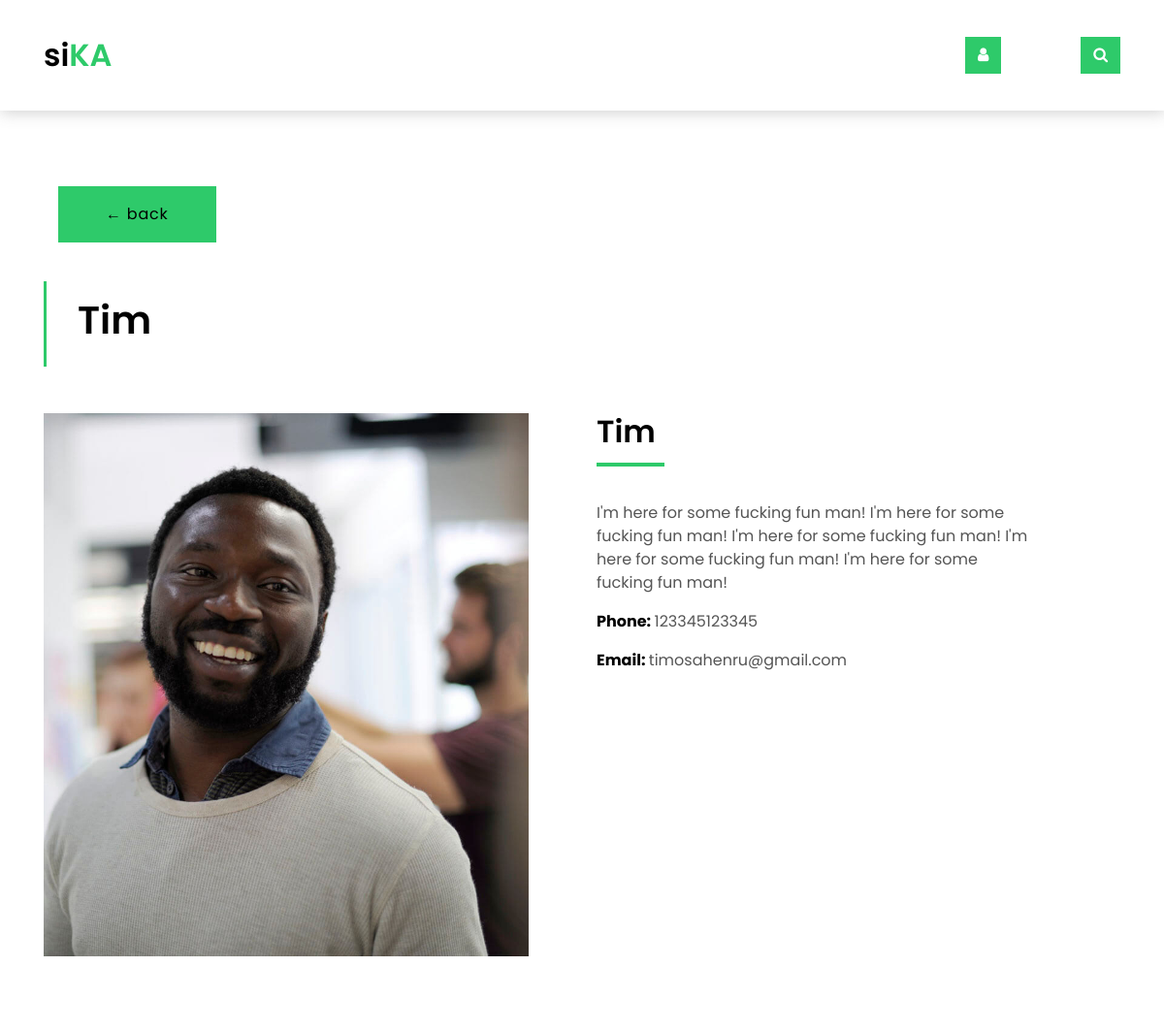
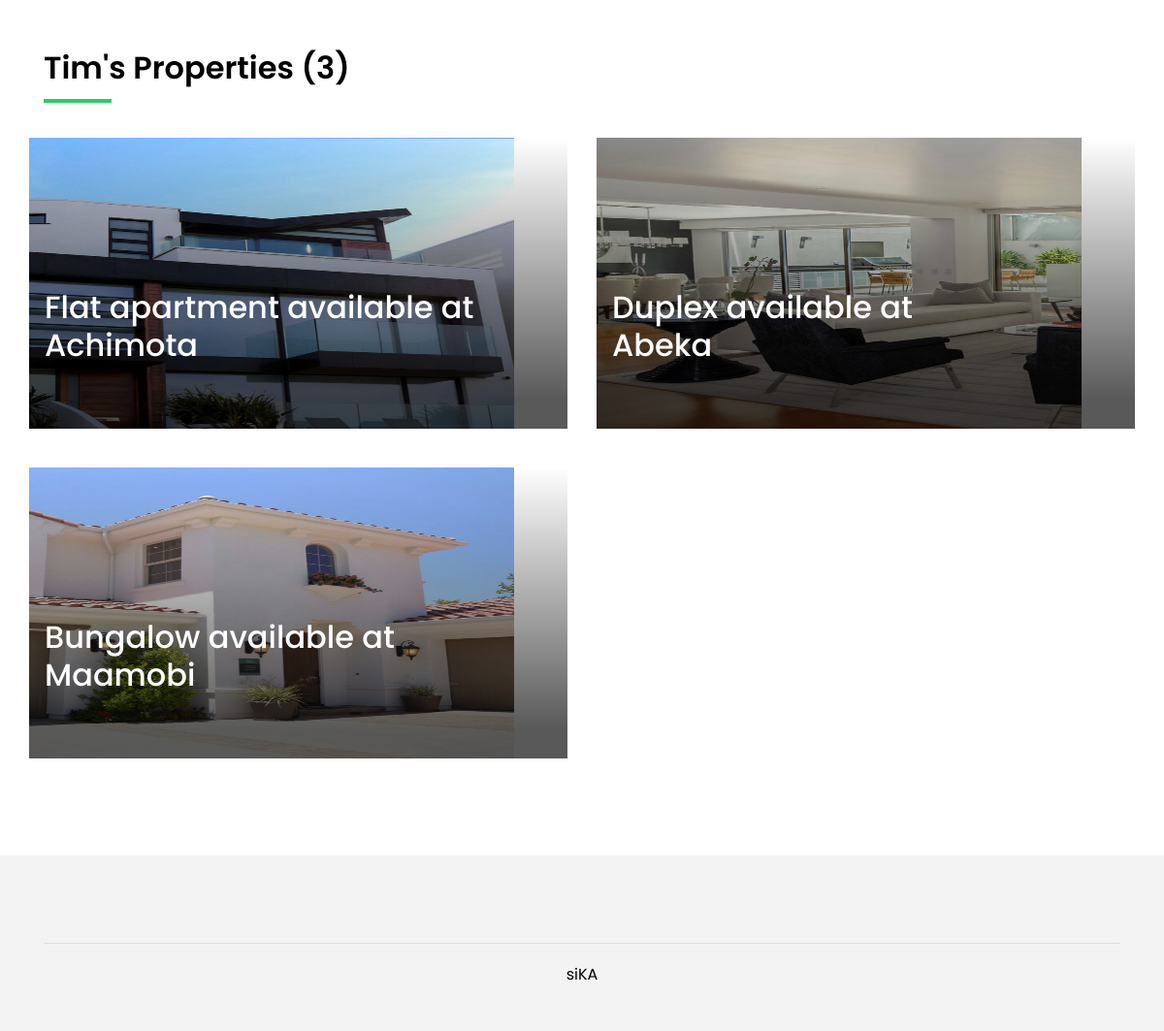
/profile/tim/, run on the app's committed database (2 pictures, top to bottom).
### app/models.py (models this page shows, shortened)
class Agent(AbstractUser):
    username = models.CharField(max_length=100)
    email = models.EmailField(unique=True)
    phone_no = models.IntegerField(null=True, blank=True)
    about_me = models.TextField(null=True, blank=True)
    avatar = models.ImageField(default='avatar.svg')
    USERNAME_FIELD = 'email'
    REQUIRED_FIELDS = ['username']

class House(models.Model):
    agent = models.ForeignKey(Agent, on_delete=models.CASCADE)
    no_of_rooms = models.IntegerField()
    image_one = models.ImageField(null=True, blank=True)
    image_two = models.ImageField(null=True, blank=True)
    image_three = models.ImageField(null=True, blank=True)
    description = models.TextField()
    location = models.ForeignKey(Location, on_delete=models.SET_NULL, null=True, blank=True)
    type_of_house = models.ForeignKey(HouseType, on_delete=models.SET_NULL, null=True, blank=True)
    rent_price = models.IntegerField()
    available = models.BooleanField(default=True)
    created_at = models.DateTimeField(auto_now_add=True)
    @property
    def image_one_url(self):
        try:
            url = self.image_one.url
        except:
            url = ''
        return url
    class Meta:
        ordering = ['-created_at']

class HouseType(models.Model):
    name = models.CharField(max_length=200, null=True, blank=True)
    def __str__(self):
        return self.name

class Location(models.Model):
    name = models.CharField(max_length=100, null=True, blank=True)
    def __str__(self):
        return self.name

### app/views.py (the view)
# urls.py: path('profile/<str:pk>/', views.agent_profile, name='profile'),
def agent_profile(request, pk):
    agent = Agent.objects.get(username=pk)
    houses = agent.house_set.all()
    count = houses.count()
    context = {'agent': agent, 'houses': houses, 'count': count}
    return render(request, 'agent-profile.html', context)

### templates/agent-profile.html (shortened to what this page needs)
{% extends 'base.html' %}
{% block content %}
<section class="intro-single">
  <div class="container">
    <div class="col-md-12">
      <a style="margin-bottom: 40px;" href="{{request.META.HTTP_REFERER}}" class="btn btn-b">&#8592; back</a>
    </div>
    <div class="row">
      <div class="col-md-12 col-lg-8">
        <div class="title-single-box">
          <h1 class="title-single">{{agent.username|title}}</h1>
        </div>
      </div>
    </div>
  </div>
</section>
<section class="agent-single">
  <div class="container">
    <div class="row">
      <div class="col-sm-12">
        <div class="row">
          <div class="col-md-6">
            <div class="agent-avatar-box">
              <img src="{{agent.avatar.url}}" alt="" class="agent-avatar img-fluid" width="500" height="500">
            </div>
          </div>
          <div class="col-md-5 section-md-t3">
            <div class="agent-info-box">
              <div class="agent-title">
                <div class="title-box-d">
                  <h3 class="title-d">{{agent.username|title}}</h3>
                </div>
              </div>
              <div class="agent-content mb-3">
                <p class="content-d color-text-a">{{agent.about_me}}</p>
                <div class="info-agents color-a">
                  <p>
                    <strong>Phone: </strong>
                    <span class="color-text-a"> {{agent.phone_no}} </span>
                  </p>
                  <p>
                    <strong>Email: </strong>
                    <span class="color-text-a">{{agent.email}}</span>
                  </p>
                </div>
              </div>
            </div>
          </div>
        </div>
      </div>
      <div class="col-md-12 section-t8">
        <div class="title-box-d">
          <h3 class="title-d">{{agent.username|title}}'s Properties ({{count}})</h3>
        </div>
      </div>
      <div class="row property-grid grid">
        {% for house in houses %}
        <div class="col-md-6">
          <a href="{% url 'house' house.id %}">
            <div class="card-box-a card-shadow">
              <div class="img-box-a">
                <img src="{{house.image_one_url}}" alt="" class="img-a" width="500" height="300">
              </div>
              <div class="card-overlay">
                <div class="card-overlay-a-content">
                  <div class="card-header-a">
                    <h2 class="card-title-a">
                      <p>{{house.type_of_house}} available at
                        <br /> {{house.location}}</p>
                    </h2>
                  </div>
                  <div class="card-body-a">
                    <div class="price-box">
                    </div>
                  </div>
                </div>
              </div>
            </div>
          </a>
        </div>
        {% endfor %}
      </div>
    </div>
  </div>
</section>
{% endblock %}

### templates/base.html (shortened to what this page needs)
<!DOCTYPE html>
{% load static %}
<html lang="en">
<head>
  <link href="{% static 'lib/bootstrap/css/bootstrap.min.css' %}" rel="stylesheet">
  <link href="{% static 'lib/font-awesome/css/font-awesome.min.css' %}" rel="stylesheet">
  <link href="{% static 'lib/animate/animate.min.css' %}" rel="stylesheet">
  <link href="{% static 'lib/ionicons/css/ionicons.min.css' %}" rel="stylesheet">
  <link href="{% static 'lib/owlcarousel/assets/owl.carousel.min.css' %}" rel="stylesheet">
  <link href="{% static 'css/style.css' %}" rel="stylesheet">
</head>
<body>
{% include 'header.html' %}
  {% block content %}
  {% endblock %}
{% include 'footer.html' %}
</body>
</html>

### templates/header.html (shortened to what this page needs)
{% load crispy_forms_tags %}
<nav class="navbar navbar-default navbar-trans navbar-expand-lg fixed-top">
  <div class="container">
    <a class="navbar-brand text-brand" href="/">si<span class="color-b">KA</span></a>
    {% if request.user.is_authenticated %}
    <a href="{% url 'logout' %}" >
      <button style="margin-left: 700px; background-color: red;" type="button" class="btn btn-b-n d-none d-md-block" aria-expanded="false">
        <span class="fa fa-user" aria-hidden="true"></span>
      </button>
    </a>
    {% else %}
    <a href="{% url 'login' %}" >
      <button style="margin-left: 700px;" type="button" class="btn btn-b-n d-none d-md-block" aria-expanded="false">
        <span class="fa fa-user" aria-hidden="true"></span>
      </button>
    </a>
    {% endif %}
    <button type="button" class="btn btn-b-n navbar-toggle-box-collapse d-none d-md-block" data-toggle="collapse"
            data-target="#navbarTogglerDemo01" aria-expanded="false">
      <span class="fa fa-search" aria-hidden="true"></span>
    </button>
  </div>
</nav>

### templates/footer.html
  <section class="section-footer">
  </section>
  <footer>
    <div class="container">
      <div class="row">
        <div class="col-md-12">
          <div class="copyright-footer">
            <p class="copyright color-text-a"><span class="color-a">siKA</span></p>
          </div>
        </div>
      </div>
    </div>
  </footer>

### static/css/style.css (style rules this page uses)
body { font-family: 'Poppins', sans-serif; color: #555555; }
h1, h2, h3, h4, h5, h6 { color: #000000; }
a { color: #000000; transition: all .5s ease; }
.text-brand { color: #000000; font-size: 2rem; font-weight: 600; }
.color-a { color: #000000; }
.color-b { color: #2eca6a; }
.color-text-a { color: #555555; }
.section-t8 { padding-top: 8rem; }
.title-box-d { padding-bottom: 1.8rem; margin-bottom: 1rem; position: relative; }
.title-box-d .title-d { font-weight: 600; font-size: 2rem; }
.title-box-d .title-d:after { content: ''; position: absolute; width: 70px; height: 4px; background-color: #2eca6a; bottom: 20px; left: 0; }
.navbar-default { transition: all .5s ease-in-out; background-color: #ffffff; padding-top: 28px; padding-bottom: 28px; -webkit-backface-visibility: hidden; backface-visibility: hidden; box-shadow: 1px 2px 15px rgba(100, 100, 100, 0.3); }
.navbar-default.navbar-trans, .navbar-default.navbar-reduce { -webkit-backface-visibility: hidden; backface-visibility: hidden; }
.intro-single { padding: 12rem 0 3rem; }
.intro-single .title-single-box { padding: 1rem 0 1rem 2rem; }
.intro-single .title-single-box { border-left: 3px solid #2eca6a; }
.intro-single .title-single-box .title-single { font-weight: 600; font-size: 2.2rem; }
.card-box-a, .card-box-b, .card-box-d { position: relative; overflow: hidden; -webkit-backface-visibility: hidden; backface-visibility: hidden; }
.card-box-a .img-a, .card-box-a .img-b, .card-box-b .img-a, .card-box-b .img-b { transition: .8s all ease-in-out; }
.card-overlay { position: absolute; width: 100%; height: 100%; top: 0; left: 0; }
.card-shadow { -webkit-backface-visibility: hidden; backface-visibility: hidden; }
.card-shadow:before { content: ' '; position: absolute; top: 0; left: 0; width: 100%; height: 100%; z-index: 1; background: linear-gradient(to bottom, rgba(0, 0, 0, 0) 0%, rgba(0, 0, 0, 0.2) 27%, rgba(0, 0, 0, 0.65) 90%); }
.card-overlay-a-content { transition: all .5s ease-in; position: absolute; width: 100%; bottom: 0px; z-index: 2; }
.card-header-a { padding: 0 1rem; }
.card-header-a .card-title-a { color: #ffffff; margin-bottom: 0; padding-bottom: .7rem; }
.card-body-a { z-index: 2; transition: all .5s ease-in; padding: 0rem 1rem 2rem 1rem; }
.card-body-a .price-box { padding-bottom: .5rem; }
.section-footer { padding-top: 60px; margin-top: 60px; background: #f3f3f3; }
footer { background: #f3f3f3; text-align: center; padding: 30px 0; }
footer .copyright-footer { border-top: 1px solid #ddd; padding-top: 20px; }
.btn { transition: .5s ease; }
.btn.btn-a, .btn.btn-b { border-radius: 0; padding: 1rem 3rem; letter-spacing: .05rem; }
.btn.btn-b { background-color: #2eca6a; color: #000000; }
.btn.btn-b-n { background-color: #2eca6a; color: #ffffff; border-radius: 0; }
@media (min-width: 768px) { .intro-single .title-single-box .title-single { font-size: 2.1rem; } }
@media (min-width: 768px) { .grid .card-box-a, .grid .card-box-b, .grid .card-box-c, .grid .card-box-d { margin-bottom: 2.5rem; } }
@media (min-width: 768px) { .card-overlay-a-content { bottom: -20px; } }
@media (min-width: 768px) { .card-header-a .card-title-a { font-size: 1.3rem; } }
@media (min-width: 992px) { .intro-single .title-single-box .title-single { font-size: 2.5rem; } }
@media (min-width: 992px) { .card-overlay-a-content { bottom: 0px; } }
@media (min-width: 992px) { .card-header-a .card-title-a { font-size: 2rem; } }

### data on the page
Agent: username "Tim", avatar (picture), about_me "I'm here for some fucking fun man! I'm here for some fucking fun man! I'm here for some fucking fun man! I'm here for some fucking fun man! I'm here for some fucking fun man!", phone_no "123345123345", email "timosahenru@gmail.com"
House: image_one_url (picture), type_of_house "Flat apartment", location "Achimota"
House: image_one_url (picture), type_of_house "Duplex", location "Abeka"
House: image_one_url (picture), type_of_house "Bungalow", location "Maamobi"

### other printed values
{{ count }} "3"
